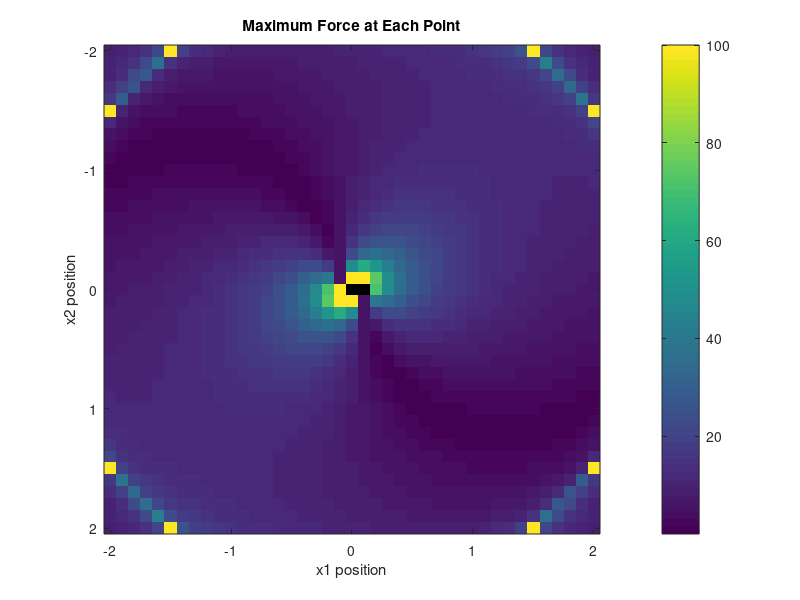
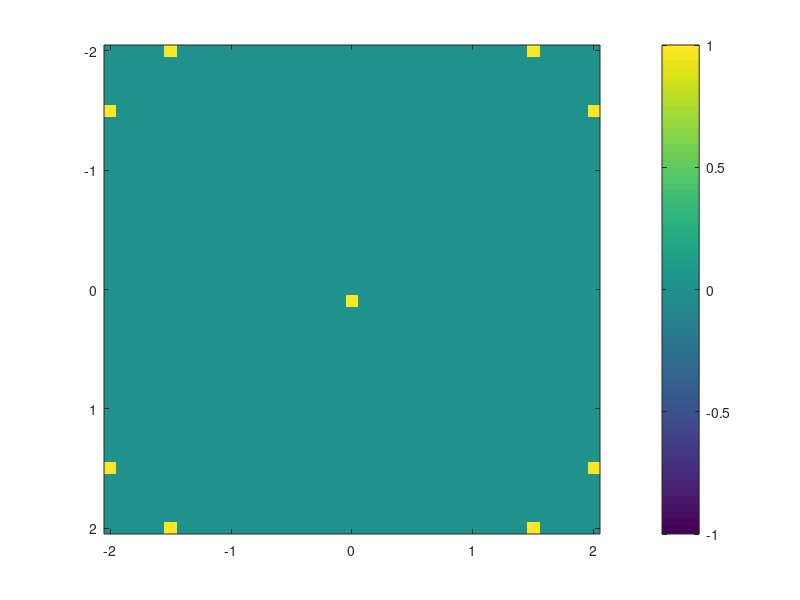

MATLAB code to generate these figures, in order:
l1=1.2;
l2=1.3;
x = -2:.1:2;
y = -2:.1:2;
J = zeros (length(x),length(x),2,2);
l3 = zeros(length(x),length(y));
xsum = zeros(length(x),length(y));
C = xsum;
C1 = xsum;
CC = xsum;
C2 = xsum;
Cder = xsum;
for i = 1:length(x)
    for j = 1:length(y)
        l3(i,j)=sqrt(x(i)^2+y(j)^2);
        xsum(i,j) = x(i)^2 + y(j)^2;
        C(i,j)=(l2^2-x(i)^2-y(j)^2-l1^2)/(-2*l1*l3(i,j));
        C1(i,j)=1/sqrt(1-C(i,j)^2);
        CC(i,j)=(x(i)^2+y(j)^2-l1^2-l2^2)/(-2*l1*l2);
        C2(i,j)=1/sqrt(1-CC(i,j)^2);
        Cder(i,j)=(1/(l1*l3(i,j)))+((l2^2-x(i)^2-y(j)^2-l1^2)*1)/(2*l1*l3(i,j)^3);
        J(i,j,1,1)=-y(j)/xsum(i,j)+x(i)*C1(i,j)*Cder(i,j);
        J(i,j,1,2)=x(i)/xsum(i,j)+y(j)*C1(i,j)*Cder(i,j);
        J(i,j,2,1)=-y(j)/xsum(i,j)+x(i)*C1(i,j)*Cder(i,j)-x(i)*C2(i,j)/(l1*l2);
        J(i,j,2,2)=x(i)/xsum(i,j)+y(j)*C1(i,j)*Cder(i,j)-y(j)*C2(i,j)/(l1*l2);
    end
end
Tmax = 10;
T = -Tmax:Tmax;
T = [T;T];
F=zeros(length(T));
Fmax = zeros(length(x),length(y));
Fmin=Fmax;
for k = 1:length(x)
    for l = 1:length(y)
        
for i=1:length(T(1,:))
    for j=1:length(T(2,:))
        T1=[T(1,i);T(2,j)];
        F(k,l,i,j) = norm(J(k,l)'*(T1));
    end
end
    [Fmax(k,l)] = max(max(F(k,l,:,:)));
    if ~isnan(Fmax(k,l))
    [I(k,l)] = find(F(k,l,:,:) == Fmax(k,l),1);
    Fmin(k,l) = min(min(F(k,l,:,:)));
    if Fmax(k,l) > 100
        Fmax(k,l) = 100;
    end
    end
    end
end
imagesc(x,y,Fmax);
colorbar
xlabel('x1 position');
ylabel('x2 position');
title('Maximum Force at Each Point');
figure;
imagesc(x,y,Fmin);
colorbar;